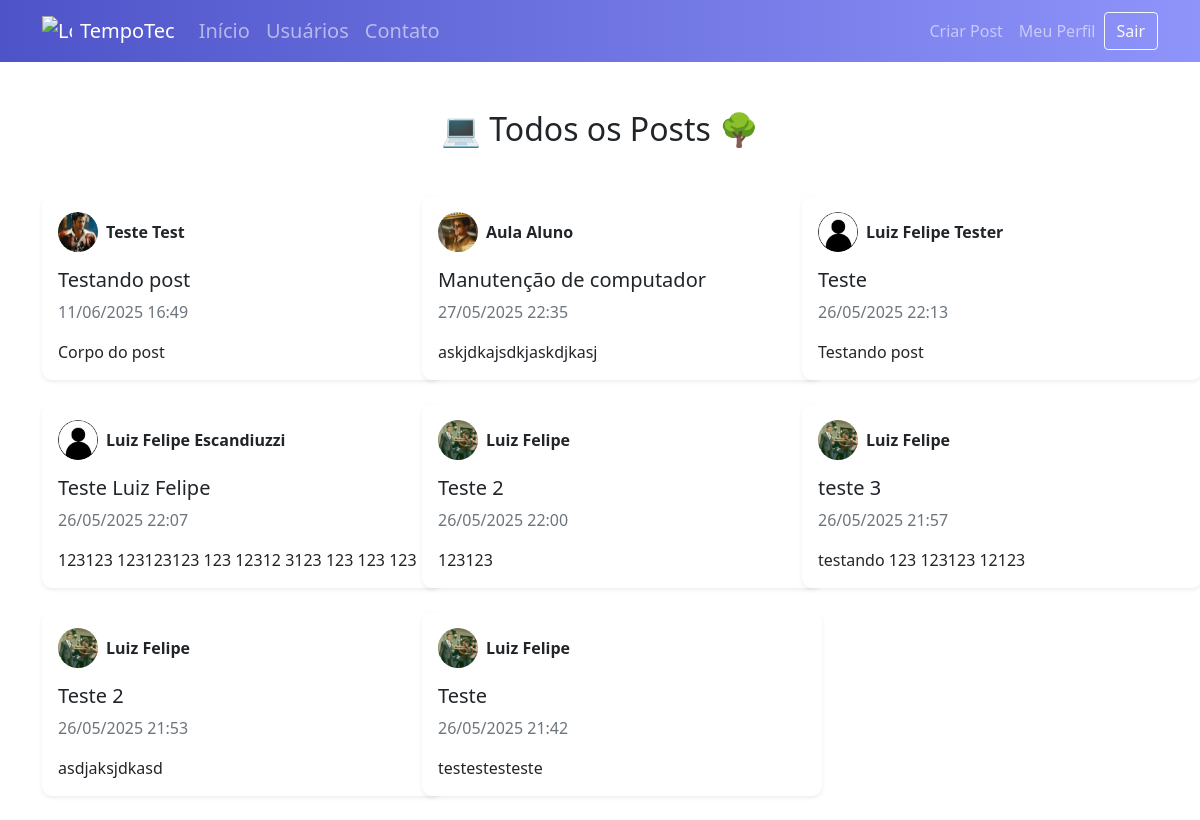
Page /posts (signed in) on the earlier database version.
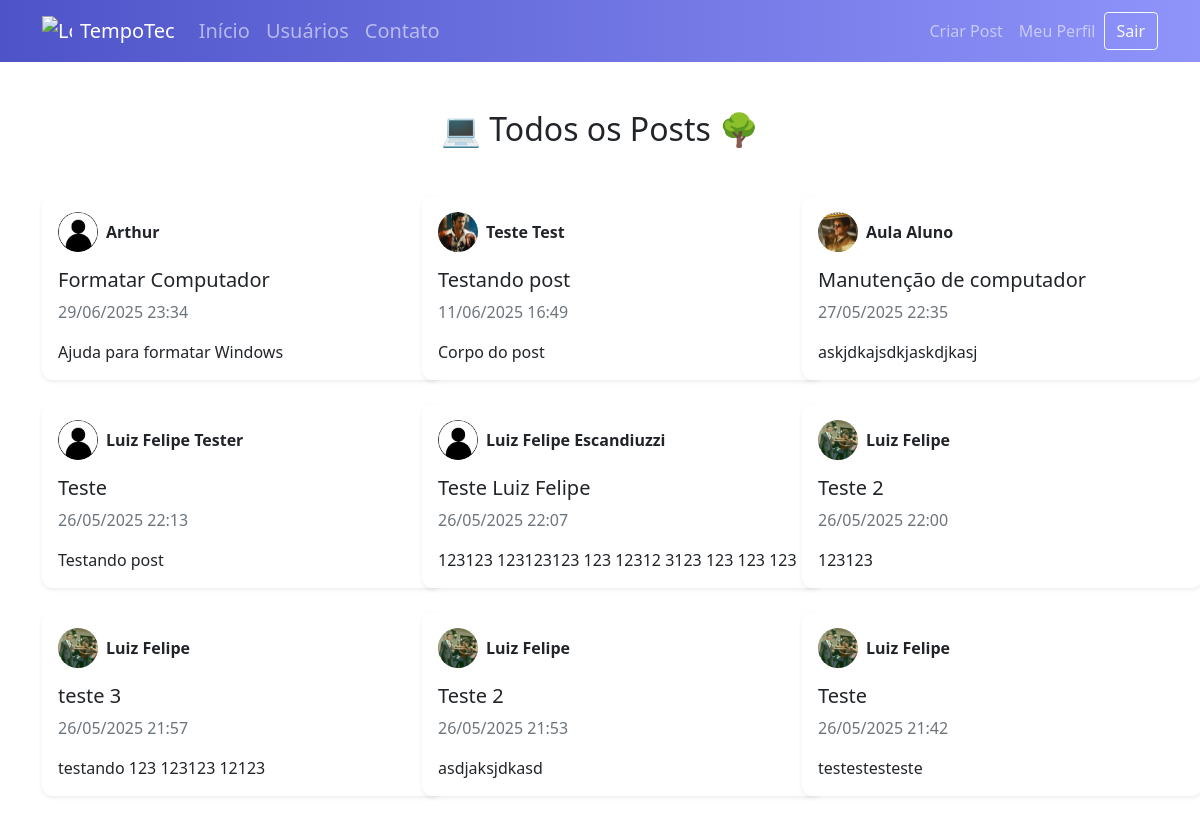
Same page on the later database version.
### tempotec/models.py (models this page shows, shortened)
class Post(database.Model):
    id = database.Column(database.Integer, primary_key=True)
    titulo = database.Column(database.String, nullable=False)
    corpo = database.Column(database.Text, nullable=False)
    data_criacao = database.Column(database.DateTime, nullable=False, default=datetime.utcnow)
    id_usuario = database.Column(database.Integer, database.ForeignKey('usuario.id'), nullable=False)
    candidaturas = database.relationship('Candidatura', backref='post', lazy=True, foreign_keys='Candidatura.id_post')

class Usuario(database.Model, UserMixin):
    id = database.Column(database.Integer, primary_key=True)
    username = database.Column(database.String, nullable=False)
    email = database.Column(database.String, nullable=False, unique=True)
    senha = database.Column(database.String, nullable=False)
    foto_perfil = database.Column(database.String, default='default.jpg')
    posts = database.relationship('Post', backref='autor', lazy=True)
    cursos = database.Column(database.String, nullable=False, default='Não Informado')

### tempotec/routes.py (the view)
@app.route('/posts')
def listar_posts():
    subquery = select(Candidatura.id_post).where(Candidatura.id_usuario == current_user.id)
    posts = Post.query.options(joinedload(Post.autor)) \
        .filter(Post.id_usuario != current_user.id) \
        .filter(Post.id.not_in(subquery)) \
        .order_by(Post.data_criacao.desc()) \
        .all()
    return render_template('listarposts.html', posts=posts)

### tempotec/models.py (called while the page is built)
@login_manager.user_loader
def load_usuario(id_usuario):
    return Usuario.query.get(int(id_usuario))

### tempotec/templates/listarposts.html (shortened to what this page needs)
{% extends 'base.html' %} {% block body %}
<div class="container mt-5">
  <h2 class="mb-5 text-center">💻 Todos os Posts 🌳</h2>
  {% if posts %}
  <div class="row">
    {% for post in posts %}
    <div class="col-md-4 mb-4">
      <div
        class="card shadow-sm h-100 post-card"
        data-bs-toggle="modal"
        data-bs-target="#postModal"
        data-post-id="{{ post.id }}"
        data-title="{{ post.titulo }}"
        data-body="{{ post.corpo|e }}"
        data-date="{{ post.data_criacao.strftime('%d/%m/%Y %H:%M') }}"
        data-author="{{ post.autor.username }}"
        data-email="{{ post.autor.email }}"
        data-avatar="{{ url_for('static', filename='fotos_perfil/' ~ post.autor.foto_perfil) }}"
      >
        <div class="card-body">
          <div class="d-flex align-items-center mb-3">
            <img
              src="{{ url_for('static', filename='fotos_perfil/' ~ post.autor.foto_perfil) }}"
              alt="Avatar"
              class="rounded-circle me-2"
              style="width: 40px; height: 40px; object-fit: cover"
            />
            <strong>{{ post.autor.username }}</strong>
          </div>
          <h5 class="card-title">{{ post.titulo }}</h5>
          <p class="card-text text-muted">
            {{ post.data_criacao.strftime('%d/%m/%Y %H:%M') }}
          </p>
          <p class="card-text">
            {{ post.corpo[:150] }}{% if post.corpo|length > 150 %}...{% endif %}
          </p>
        </div>
      </div>
    </div>
    {% endfor %}
  </div>
  {% else %}
  <div class="alert alert-info text-center">Nenhum post encontrado.</div>
  {% endif %}
</div>
{% endblock %}

Differences in the rows shown:
added Post: foto_perfil (placeholder picture), autor.username "Arthur", titulo "Formatar Computador", data_criacao "29/06/2025 23:34", corpo "Ajuda para formatar Windows"
